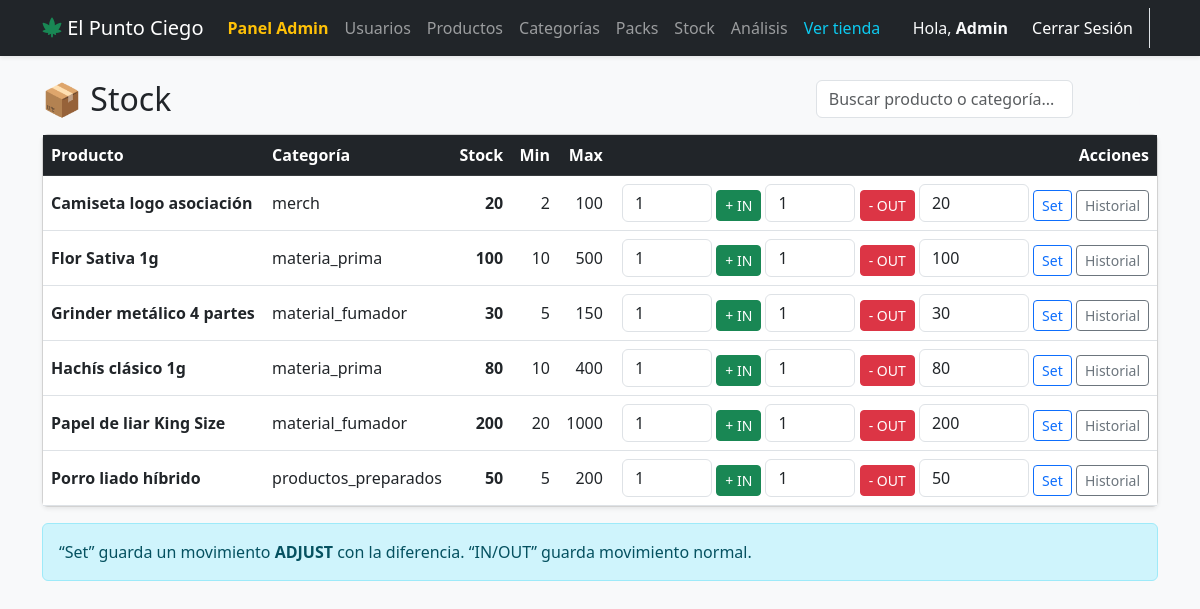
Page /index.php?c=stock&a=index (signed in) on the committed database.
### tables this page shows
CREATE TABLE stock (
    id INT AUTO_INCREMENT,
    product_id INT NOT NULL,
    cantidad INT NOT NULL DEFAULT 0,
    cantidad_max INT NULL,
    cantidad_min INT NULL,
    CONSTRAINT pk_stock PRIMARY KEY (id),
    CONSTRAINT uq_stock_product UNIQUE (product_id),
    CONSTRAINT fk_stock_product
        FOREIGN KEY (product_id) REFERENCES products(id)
        ON DELETE CASCADE ON UPDATE CASCADE
);

CREATE TABLE products (
    id INT AUTO_INCREMENT,
    category_id INT NOT NULL,
    supplier_id INT NULL,
    name VARCHAR(255) NOT NULL,
    description TEXT,
    price DECIMAL(10,2) NOT NULL,
    is_active TINYINT(1) NOT NULL DEFAULT 1,
    date_create DATETIME NOT NULL DEFAULT CURRENT_TIMESTAMP,
    last_date DATETIME NULL,
    CONSTRAINT pk_products PRIMARY KEY (id),
    CONSTRAINT fk_products_category
        FOREIGN KEY (category_id) REFERENCES categories(id)
        ON DELETE RESTRICT ON UPDATE CASCADE,
    CONSTRAINT fk_products_supplier
        FOREIGN KEY (supplier_id) REFERENCES suppliers(id)
        ON DELETE SET NULL ON UPDATE CASCADE
);

CREATE TABLE categories (
    id INT AUTO_INCREMENT,
    name VARCHAR(255) NOT NULL,
    parent_id INT NULL,
    image VARCHAR(255),
    tax_id INT NULL,
    date_create DATETIME NOT NULL DEFAULT CURRENT_TIMESTAMP,
    last_date DATETIME NULL,
    CONSTRAINT pk_categories PRIMARY KEY (id),
    CONSTRAINT fk_categories_parent
        FOREIGN KEY (parent_id) REFERENCES categories(id)
        ON DELETE SET NULL ON UPDATE CASCADE,
    CONSTRAINT fk_categories_tax
        FOREIGN KEY (tax_id) REFERENCES taxes(id)
        ON DELETE SET NULL ON UPDATE CASCADE
);

### controller/stock_controller.php (called while the page is built, shortened)
<?php
require_once 'model/StockModel.php';
class StockController
{
    public function index()
    {
        $q = $_GET['q'] ?? '';
        $stockModel = new StockModel();
        $rows = $stockModel->getAllWithProduct($q);
        require 'views/admin/stock/index.php';
        require 'views/layouts/main.php';
    }
}

### model/StockModel.php (called while the page is built, shortened)
<?php
require_once 'model/conectaDB.php';
class StockModel
{
    private $db;
    public function __construct()
    {
        $this->db = DB::getInstance();
    }
    public function getAllWithProduct(string $q = ''): array
    {
        $q = trim($q);
        $sql = "SELECT
                    s.id AS stock_id,
                    s.product_id,
                    s.cantidad,
                    s.cantidad_min,
                    s.cantidad_max,
                    p.name AS product_name,
                    p.price,
                    p.is_active,
                    c.name AS category_name
                FROM stock s
                INNER JOIN products p ON p.id = s.product_id
                INNER JOIN categories c ON c.id = p.category_id
                WHERE 1=1";
        $params = [];
        $sql .= " ORDER BY p.name ASC";
        $stmt = $this->db->prepare($sql);
        $stmt->execute($params);
        return $stmt->fetchAll(PDO::FETCH_ASSOC);
    }
}

### model/conectaDB.php (called while the page is built, shortened)
<?php
class DB {
	protected static $instance;
	public static function getInstance() {
		if(empty(self::$instance)) {
			$db_info = array(
				"db_host" => "localhost",
				"db_port" => "3306",
				"db_user" => "root",
				"db_pass" => "",
				"db_name" => "el_punto_ciego"
            );
			try {
				self::$instance = new PDO("mysql:host=".$db_info['db_host'].';port='.$db_info['db_port'].';dbname='.$db_info['db_name'], $db_info['db_user'], $db_info['db_pass']);
				self::$instance->setAttribute(PDO::ATTR_ERRMODE, PDO::ERRMODE_SILENT);
				self::$instance->query('SET NAMES utf8');
				self::$instance->query('SET CHARACTER SET utf8');
			} catch(PDOException $error) {
				echo $error->getMessage();
			}
		}
		return self::$instance;
	}
}
?>

### views/admin/stock/index.php (the view, shortened to what this page needs)
<div class="d-flex justify-content-between align-items-center mb-3">
  <h2 class="mb-0">📦 Stock</h2>
  <form class="d-flex" method="GET" action="index.php">
    <input class="form-control me-2" name="q" placeholder="Buscar producto o categoría..."
           value="<?php echo htmlspecialchars($q ?? ''); ?>">
    <button class="btn btn-outline-light">Buscar</button>
  </form>
</div>
<div class="card shadow-sm">
  <div class="table-responsive">
    <table class="table table-hover align-middle mb-0">
      <thead class="table-dark">
        <tr>
          <th>Producto</th>
          <th>Categoría</th>
          <th class="text-end">Stock</th>
          <th class="text-end">Min</th>
          <th class="text-end">Max</th>
          <th class="text-end">Acciones</th>
        </tr>
      </thead>
      <tbody>
        <?php foreach ($rows as $r): ?>
          <?php
            $qty = (int)$r['cantidad'];
            $min = $r['cantidad_min'] !== null ? (int)$r['cantidad_min'] : null;
            $max = $r['cantidad_max'] !== null ? (int)$r['cantidad_max'] : null;
            $low = ($min !== null && $qty <= $min);
          ?>
          <tr class="<?php echo $low ? 'table-warning' : ''; ?>">
            <td>
              <strong><?php echo htmlspecialchars($r['product_name']); ?></strong>
            </td>
            <td><?php echo htmlspecialchars($r['category_name']); ?></td>
            <td class="text-end fw-bold"><?php echo $qty; ?></td>
            <td class="text-end"><?php echo $min !== null ? $min : '-'; ?></td>
            <td class="text-end"><?php echo $max !== null ? $max : '-'; ?></td>
            <td class="text-end">
              <form class="d-inline" method="POST" action="index.php?c=stock&a=move">
                <input type="number" name="qty" min="1" value="1" class="form-control d-inline-block"
                       style="width:90px;">
                <button class="btn btn-sm btn-success">+ IN</button>
              </form>
              <form class="d-inline" method="POST" action="index.php?c=stock&a=move">
                <input type="number" name="qty" min="1" value="1" class="form-control d-inline-block"
                       style="width:90px;">
                <button class="btn btn-sm btn-danger">- OUT</button>
              </form>
              <form class="d-inline" method="POST" action="index.php?c=stock&a=set">
                <input type="number" name="qty" min="0" value="<?php echo $qty; ?>"
                       class="form-control d-inline-block" style="width:110px;">
                <button class="btn btn-sm btn-outline-primary">Set</button>
              </form>
              <a class="btn btn-sm btn-outline-secondary"
                 href="index.php?c=stock&a=history&product_id=<?php echo (int)$r['product_id']; ?>">
                Historial
              </a>
            </td>
          </tr>
        <?php endforeach; ?>
      </tbody>
    </table>
  </div>
</div>
<div class="alert alert-info mt-3 mb-0">
  “Set” guarda un movimiento <strong>ADJUST</strong> con la diferencia. “IN/OUT” guarda movimiento normal.
</div>

### public/css/styles.css (style rules this page uses)
.card { transition: transform .15s ease, box-shadow .15s ease; }

### rows in the picture
stock: product.name "Camiseta logo asociación", categories.name "merch", cantidad "20", cantidad_min "2", cantidad_max "100", qty "20"
stock: product.name "Flor Sativa 1g", categories.name "materia_prima", cantidad "100", cantidad_min "10", cantidad_max "500", qty "100"
stock: product.name "Grinder metálico 4 partes", categories.name "material_fumador", cantidad "30", cantidad_min "5", cantidad_max "150", qty "30"
stock: product.name "Hachís clásico 1g", categories.name "materia_prima", cantidad "80", cantidad_min "10", cantidad_max "400", qty "80"
stock: product.name "Papel de liar King Size", categories.name "material_fumador", cantidad "200", cantidad_min "20", cantidad_max "1000", qty "200"
stock: product.name "Porro liado híbrido", categories.name "productos_preparados", cantidad "50", cantidad_min "5", cantidad_max "200", qty "50"

### other values in the picture
$_SESSION['user_name'] "Admin"
